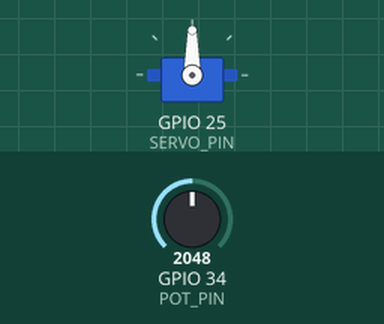
This program was run on a simulated ESP32. Shown: servo. The test bench sets the inputs (shaded band); at power-on: GPIO 34 (POT_PIN) = 2048 (analog values on the 0–4095 scale).

Above: at 1.2 s.
1.3 s: GPIO 34 (POT_PIN) set to 2866
At 1.6 s:
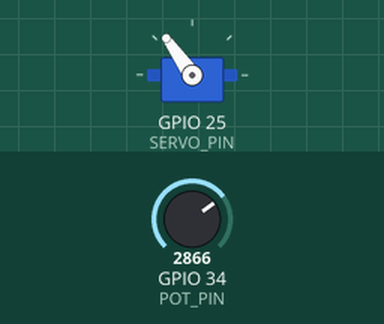
2.8 s: GPIO 34 (POT_PIN) set to 3603
At 4.0 s:
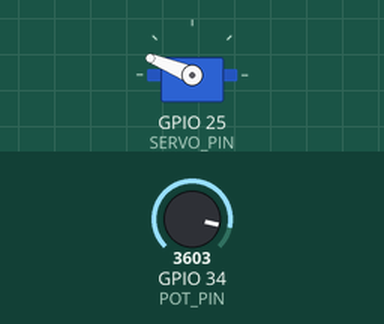
4.3 s: GPIO 34 (POT_PIN) set to 4095
At 5.2 s:
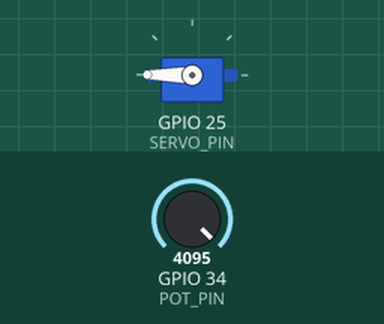
5.8 s: GPIO 34 (POT_PIN) set to 1228
At 6.4 s:
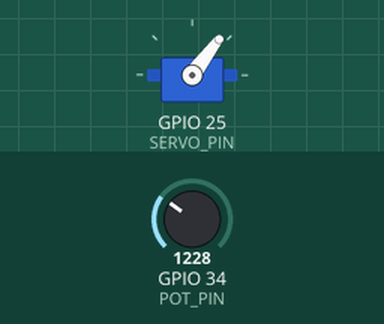
7.3 s: GPIO 34 (POT_PIN) set to 491
At 7.6 s:
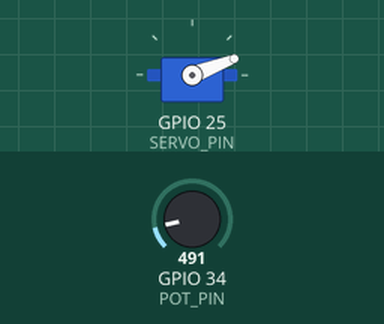
Timing chart, 0 to 9.8 s (numbered marks = the images above; inputs shaded):
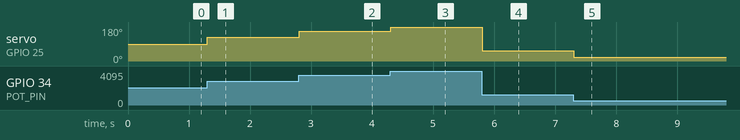

Measured:
- after the input at 1.3 s, servo on GPIO 25 (SERVO_PIN): 90° → 125° at once
- after the input at 2.8 s, servo on GPIO 25 (SERVO_PIN): 125° → 158° at once
- after the input at 4.3 s, servo on GPIO 25 (SERVO_PIN): 158° → 180° at once
- after the input at 5.8 s, servo on GPIO 25 (SERVO_PIN): 180° → 53° at once
- after the input at 7.3 s, servo on GPIO 25 (SERVO_PIN): 53° → 21° at once

The program:

main.cpp
```cpp
#include <Arduino.h>
#include <ESP32Servo.h>

#define SERVO_PIN 25         // PWM para el servomotor
#define POT_PIN 34           // ADC para el potenciómetro

Servo myServo;

// Tarea para leer el potenciómetro
void readPotTask(void *parameter) {
  while (1) {
    int potValue = analogRead(POT_PIN);             // Rango 0 - 4095
    int angle = map(potValue, 0, 4095, 0, 180);      // Mapear a 0° - 180°
    myServo.write(angle);                           // Mover el servo
    vTaskDelay(pdMS_TO_TICKS(100));                 // Esperar 100ms
  }
}

void setup() {
  Serial.begin(115200);
  analogReadResolution(12);                         // Resolución ADC de 12 bits
  myServo.setPeriodHertz(50);                       // Frecuencia PWM para servo
  myServo.attach(SERVO_PIN, 500, 2400);             // Pulso entre 0.5ms y 2.4ms

  xTaskCreatePinnedToCore(                          // Crear tarea en FreeRTOS
    readPotTask,          // Función de la tarea
    "ReadPotTask",        // Nombre
    1024,                 // Stack size
    NULL,                 // Parametros
    1,                    // Prioridad
    NULL,                 // Handle
    1                     // Núcleo (0 o 1)
  );
}

void loop() {
  // Nada aquí, todo está en FreeRTOS
}
```
